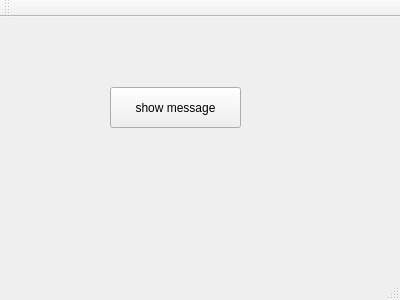
<?xml version="1.0" encoding="UTF-8"?>
<ui version="4.0">
 <class>MainWindow</class>
 <widget class="QMainWindow" name="MainWindow">
  <property name="geometry">
   <rect>
    <x>0</x>
    <y>0</y>
    <width>400</width>
    <height>300</height>
   </rect>
  </property>
  <property name="windowTitle">
   <string>MainWindow</string>
  </property>
  <widget class="QWidget" name="centralWidget">
   <widget class="QPushButton" name="pushButton">
    <property name="geometry">
     <rect>
      <x>110</x>
      <y>70</y>
      <width>131</width>
      <height>41</height>
     </rect>
    </property>
    <property name="text">
     <string>show message</string>
    </property>
   </widget>
  </widget>
  <widget class="QMenuBar" name="menuBar">
   <property name="geometry">
    <rect>
     <x>0</x>
     <y>0</y>
     <width>400</width>
     <height>22</height>
    </rect>
   </property>
  </widget>
  <widget class="QToolBar" name="mainToolBar">
   <attribute name="toolBarArea">
    <enum>TopToolBarArea</enum>
   </attribute>
   <attribute name="toolBarBreak">
    <bool>false</bool>
   </attribute>
  </widget>
  <widget class="QStatusBar" name="statusBar"/>
 </widget>
 <layoutdefault spacing="6" margin="11"/>
 <resources/>
 <connections/>
</ui>
